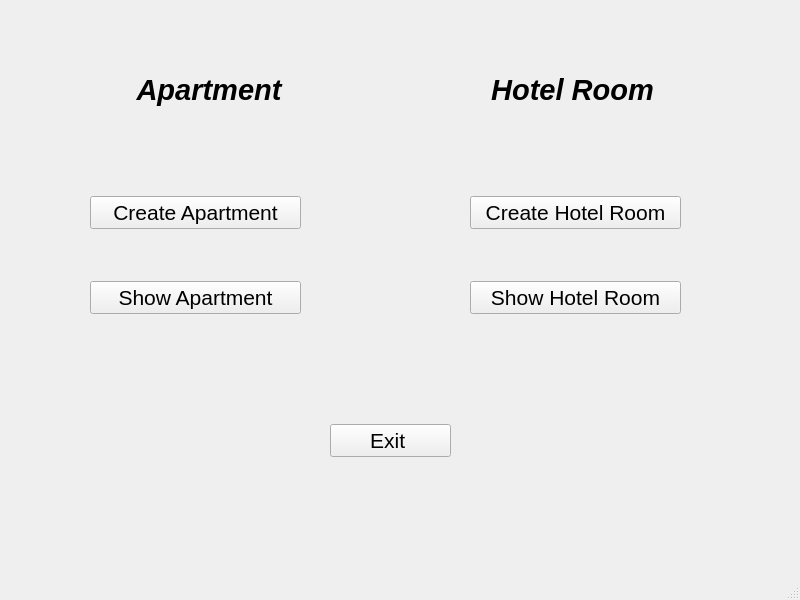
<?xml version="1.0" encoding="UTF-8"?>
<ui version="4.0">
 <class>MainWindow</class>
 <widget class="QMainWindow" name="MainWindow">
  <property name="geometry">
   <rect>
    <x>0</x>
    <y>0</y>
    <width>800</width>
    <height>600</height>
   </rect>
  </property>
  <property name="windowTitle">
   <string>MainWindow</string>
  </property>
  <widget class="QWidget" name="centralwidget">
   <widget class="QWidget" name="horizontalLayoutWidget">
    <property name="geometry">
     <rect>
      <x>30</x>
      <y>50</y>
      <width>721</width>
      <height>80</height>
     </rect>
    </property>
    <property name="font">
     <font>
      <family>Segoe UI</family>
      <pointsize>16</pointsize>
     </font>
    </property>
    <layout class="QHBoxLayout" name="horizontalLayout_2">
     <item>
      <widget class="QLabel" name="label_2">
       <property name="font">
        <font>
         <family>Segoe UI</family>
         <pointsize>22</pointsize>
         <italic>true</italic>
         <bold>true</bold>
        </font>
       </property>
       <property name="frameShape">
        <enum>QFrame::NoFrame</enum>
       </property>
       <property name="text">
        <string>Apartment</string>
       </property>
       <property name="alignment">
        <set>Qt::AlignCenter</set>
       </property>
      </widget>
     </item>
     <item>
      <widget class="QLabel" name="label">
       <property name="font">
        <font>
         <family>Segoe UI</family>
         <pointsize>22</pointsize>
         <italic>true</italic>
         <bold>true</bold>
        </font>
       </property>
       <property name="frameShape">
        <enum>QFrame::NoFrame</enum>
       </property>
       <property name="text">
        <string>Hotel Room</string>
       </property>
       <property name="alignment">
        <set>Qt::AlignCenter</set>
       </property>
      </widget>
     </item>
    </layout>
   </widget>
   <widget class="QWidget" name="verticalLayoutWidget_6">
    <property name="geometry">
     <rect>
      <x>330</x>
      <y>410</y>
      <width>121</width>
      <height>61</height>
     </rect>
    </property>
    <property name="font">
     <font>
      <family>Segoe UI</family>
      <pointsize>16</pointsize>
     </font>
    </property>
    <layout class="QVBoxLayout" name="verticalLayout_7">
     <item>
      <widget class="QPushButton" name="exitPb">
       <property name="font">
        <font>
         <family>Segoe UI</family>
         <pointsize>16</pointsize>
        </font>
       </property>
       <property name="text">
        <string>Exit </string>
       </property>
      </widget>
     </item>
    </layout>
   </widget>
   <widget class="QWidget" name="verticalLayoutWidget_4">
    <property name="geometry">
     <rect>
      <x>90</x>
      <y>150</y>
      <width>211</width>
      <height>211</height>
     </rect>
    </property>
    <property name="font">
     <font>
      <family>Segoe UI</family>
      <pointsize>16</pointsize>
     </font>
    </property>
    <layout class="QVBoxLayout" name="verticalLayout_5">
     <item>
      <widget class="QPushButton" name="createApartmentPb">
       <property name="font">
        <font>
         <family>Segoe UI</family>
         <pointsize>16</pointsize>
        </font>
       </property>
       <property name="autoFillBackground">
        <bool>false</bool>
       </property>
       <property name="text">
        <string>Create Apartment</string>
       </property>
      </widget>
     </item>
     <item>
      <widget class="QPushButton" name="showApartmentPb">
       <property name="font">
        <font>
         <family>Segoe UI</family>
         <pointsize>16</pointsize>
        </font>
       </property>
       <property name="autoFillBackground">
        <bool>false</bool>
       </property>
       <property name="text">
        <string>Show Apartment</string>
       </property>
      </widget>
     </item>
    </layout>
   </widget>
   <widget class="QWidget" name="verticalLayoutWidget_5">
    <property name="geometry">
     <rect>
      <x>470</x>
      <y>150</y>
      <width>211</width>
      <height>211</height>
     </rect>
    </property>
    <property name="font">
     <font>
      <family>Segoe UI</family>
      <pointsize>16</pointsize>
     </font>
    </property>
    <layout class="QVBoxLayout" name="verticalLayout_6">
     <item>
      <widget class="QPushButton" name="createHotelPb">
       <property name="font">
        <font>
         <family>Segoe UI</family>
         <pointsize>16</pointsize>
        </font>
       </property>
       <property name="autoFillBackground">
        <bool>false</bool>
       </property>
       <property name="text">
        <string>Create Hotel Room</string>
       </property>
      </widget>
     </item>
     <item>
      <widget class="QPushButton" name="showHotelPb">
       <property name="font">
        <font>
         <family>Segoe UI</family>
         <pointsize>16</pointsize>
        </font>
       </property>
       <property name="autoFillBackground">
        <bool>false</bool>
       </property>
       <property name="text">
        <string>Show Hotel Room</string>
       </property>
      </widget>
     </item>
    </layout>
   </widget>
  </widget>
  <widget class="QMenuBar" name="menubar">
   <property name="geometry">
    <rect>
     <x>0</x>
     <y>0</y>
     <width>800</width>
     <height>21</height>
    </rect>
   </property>
  </widget>
  <widget class="QStatusBar" name="statusbar"/>
 </widget>
 <resources/>
 <connections/>
</ui>
